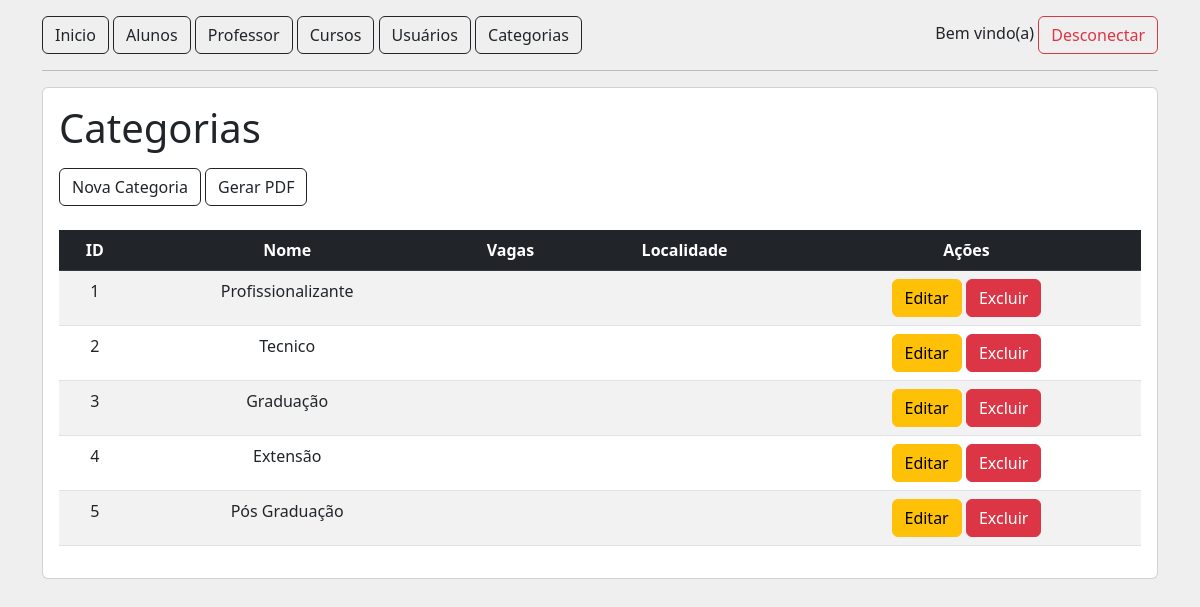
Screenshot of /categorias/listar with the database file from the repository.
### tables this page shows
CREATE TABLE tb_categorias (
    id INT PRIMARY KEY AUTO_INCREMENT,
    nome VARCHAR(50) NOT NULL
);

### src/Controller/AbstractController.php (called while the page is built, shortened)
<?php
abstract class AbstractController
{
    public function render(string $view, ?array $dados = null, bool $navbar = true): void
    {
        include_once '../views/template/header.phtml';
        $navbar === true && include_once '../views/template/menu.phtml';
        include_once "../views/{$view}.phtml";
        include_once '../views/template/footer.phtml';
    }
}

### src/Controller/CategoriaController.php (called while the page is built, shortened)
<?php
class CategoriaController extends AbstractController
{
    private CategoriaRepository $repository;
    public function __construct()
    {
        $this->repository = new CategoriaRepository();
    }
    public function listar(): void
    {
        $categorias = $this->repository->buscarTodos();
        $this->render('categoria/listar', [
            'categorias' => $categorias,
        ]);
    }
}

### public/index.php (called while the page is built, shortened)
<?php
$rotas = require '../config/routes.php';
$url = $_SERVER['REQUEST_URI'];
$rota = explode('?', $url)[0];
$method = $rotas[$rota]['method'];
(new $controller)->$method();

### src/Repository/CategoriaRepository.php (called while the page is built, shortened)
<?php
class CategoriaRepository implements RepositoryInterface
{
    public function buscarTodos(): iterable
    {
        $conexao = DatabaseConnection::abrirConexao();
        $sql = "SELECT * FROM ".self::TABLE;
        $query = $conexao->query($sql);
        $query->execute();
        return $query->fetchAll(PDO::FETCH_CLASS, Categoria::class);
    }
}

### Views/categoria/listar.phtml (the view)
<section class="mt-3 card card-body">
    <h1 class="">Categorias</h1>
    <div class="mt-2">
        <a href="/categorias/novo" class="btn btn-outline-dark">Nova Categoria</a>
        <a href="/categorias/relatorio" class="btn btn-outline-dark">Gerar PDF</a>
    </div>
    <table class="table table-striped table-hover mt-4 text-center">
        <thead class="table-dark">
            <tr>
                <th>ID</th>
                <th>Nome</th>
                <th>Vagas</th>
                <th>Localidade</th>
                <th>Ações</th>
            </tr>
        </thead>
        <tbody>
            <?php
                foreach ($categorias ?? [] as $categoria) {
                    echo "
                        <tr>
                            <td>{$categoria->id}</td>
                            <td>{$categoria->nome}</td>
                            <td>{$categoria->vagas}</td>
                            <td>{$categoria->localidade}</td>
                            <td>
                                <a href='/categorias/editar?id={$categoria->id}' class='btn btn-warning'>Editar</a>
                                <a href='/categorias/excluir?id={$categoria->id}' class='btn btn-danger'>Excluir</a>
                            </td>
                        </tr>
                    ";
                }
            ?>
        </tbody>
    </table>
</section>

### rows the page displays
tb_categorias: id "1", nome "Profissionalizante"
tb_categorias: id "2", nome "Tecnico"
tb_categorias: id "3", nome "Graduação"
tb_categorias: id "4", nome "Extensão"
tb_categorias: id "5", nome "Pós Graduação"
